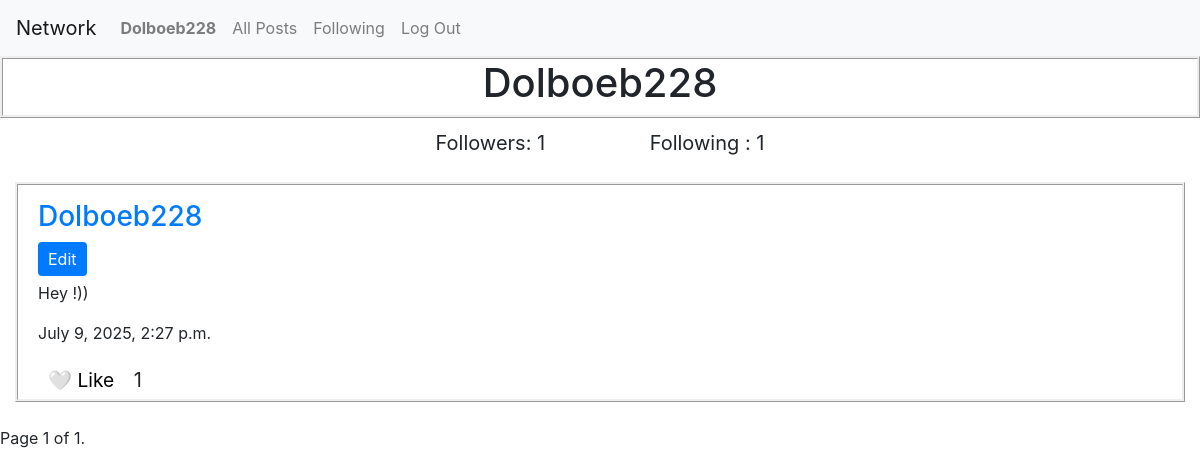
/profile/Dolboeb228 (signed in), run on the app's committed database.
### network/models.py (models this page shows, shortened)
class User(AbstractUser):
    pass

class Post(models.Model):
    user = models.ForeignKey(User, on_delete=models.CASCADE, blank = True, null=True, related_name = 'poster')
    post_text = models.CharField(max_length = 1000)
    time = models.DateTimeField(default= timezone.now)
    like_counter = models.IntegerField(default=0)

### network/views.py (the view, shortened to what this page needs)
# urls.py: path("profile/<str:user>", views.profile, name ="profile"),
@csrf_exempt
def profile(request, user):
    if not User.objects.filter(username=user).exists():
        return HttpResponse("Nonexisting profile")
    profile_user = User.objects.get(username=user)
    visitor = request.user
    is_following = Follow.objects.filter(
        follower=visitor,
        following=profile_user
    ).exists()
    profile_post = Post.objects.filter(user = profile_user).order_by('-time')
    paginator = Paginator(profile_post, 10)
    page_number = request.GET.get('page')
    page_obj = paginator.get_page(page_number)
    return render(request, "network/profile.html", {
        'profile_user': profile_user,
        'visitor': visitor,
        'is_following': is_following,
        'followers_count': Follow.objects.filter(following=profile_user).count(),
        'following_count': Follow.objects.filter(follower=profile_user).count(),
        'profile_post': profile_post,
        'page_obj': page_obj
    })

### network/templates/network/profile.html (shortened to what this page needs)
{% extends 'network/layout.html' %}
{% block body %}
<div id="follow-container">
     <div class = 'profile_head_div'>
        <h1>{{profile_user}}</h1>
    </div>
    <div class = 'profile_head'>
     <span style ='font-size: 20px;' class = 'followers_count' name = 'followers'>Followers: {{ followers_count }}</span> <span style ='font-size: 20px;'>Following : {{ following_count }}<span>
    </div>
    <br>
        {% for post in page_obj %}
        <div class = 'new_post_div'>
            <div id = 'post-txt' class = 'new_post_cap' data-post-id = "{{ post.id }}">
                <h3 class = 'post_user'><a class = 'link' href = '/profile/{{post.user}}'>{{post.user}}</a></h3>
                {% if user == post.user %}
                    <button class="edit-btn">Edit</button>
                {% endif %}
                <p class = 'post_text'>{{post.post_text}}</p>
                <p class = 'post_time'>{{post.time}}<p>
                <div ><button class="like-btn" data-post-id="{{ post.id }}" data-liked="{{ post.is_liked|yesno:'true,false' }}">
                        {{ post.is_liked|yesno:"❤️ Unlike,🤍 Like" }}
                    </button>
                    <span class="like-count">{{ post.like_counter }}</span>
                </div>
            </div>
        </div>
        <br>
        {% endfor %}
</div>
<div class="pagination">
    <span class="step-links">
        <span class="current">
            Page {{ page_obj.number }} of {{ page_obj.paginator.num_pages }}.
        </span>
    </span>
</div>
{% endblock %}

### network/templates/network/layout.html (shortened to what this page needs)
{% load static %}
<!DOCTYPE html>
<html lang="en">
    <head>
        <link rel="stylesheet" href="https://stackpath.bootstrapcdn.com/bootstrap/4.4.1/css/bootstrap.min.css">
        <link href="{% static 'network/styles.css' %}" rel="stylesheet">
    </head>
    <body>
        <nav class="navbar navbar-expand-lg navbar-light bg-light">
            <a class="navbar-brand" href="{% url 'index' %}">Network</a>
            <div>
              <ul class="navbar-nav mr-auto">
                {% if user.is_authenticated %}
                    <li class="nav-item">
                        <a class="nav-link" href="/profile/{{ user.username }}"><strong>{{ user.username }}</strong></a>
                    </li>
                {% endif %}
                <li class="nav-item">
                  <a class="nav-link" href="{% url 'index' %}">All Posts</a>
                </li>
                {% if user.is_authenticated %}
                    <li class="nav-item">
                        <a class="nav-link" href="{% url 'following' user=user.username %}">Following</a>
                    </li>
                    <li class="nav-item">
                        <a class="nav-link" href="{% url 'logout' %}">Log Out</a>
                    </li>
                {% endif %}
              </ul>
            </div>
          </nav>
        <div class="body">
            {% block body %}
            {% endblock %}
        </div>
    </body>
</html>

### network/static/network/styles.css (style rules this page uses)
.new_post_div { border-style: ridge; margin-left: 15px; margin-right: 15px; }
.new_post_cap { margin-left: 20px; margin-top: 15px; justify-content: center; }
.edit-btn { background-color: #007bff; color: white; border: none; padding: 5px 10px; border-radius: 4px; cursor: pointer; margin-bottom: 5px; }
.like-count { font-size: 20px; margin-left: 5px }
.like-btn { background: none; border: none; cursor: pointer; font-size: 1.2em; transition: all 0.2s; padding: 5px 10px; border-radius: 5px; }
.profile_head { text-align: center }
.profile_head_div { text-align: center; border-style: ridge; display: block; margin-bottom: 10px; }

### data on the page
User: username "Dolboeb228"
Post: user "Dolboeb228", shows "Edit", post_text "Hey !))", time "July 9, 2025, 2:27 p.m.", is_liked "🤍 Like", like_counter "1"

### other printed values
{{ followers_count }} "1"
{{ following_count }} "1"
{{ page_obj.number }} "1"
{{ page_obj.paginator.num_pages }} "1"
